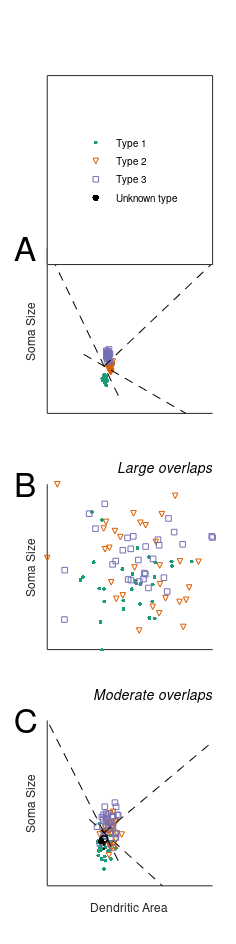

Write MATLAB code to recreate this figure. (Note: this script raises an error after producing the figure.)
clear all, close all

disp('Setting random seed...')
beep
rng(1)

center = [0 0; 1 1; 0.5 2] + 2;

spread = [0.2 3 0.7];

nDots = 30;

color = [27,158,119;
         217,95,2;
         117,112,179] / 255;


fNameMask = 'FIGS/cartoon-cluster-separation-summary.eps'
% fNameMask = 'FIGS/cartoon-cluster-separation-summary.pdf'

showText = {'No overlaps','Large overlaps','Moderate overlaps'}

figure


%%%%%%%%%%%%%%%%%%%%%%%%%%%%%%%%%%%%%%%%%%%%%%%%%%%%%%%%%%%%%%%%%%%%%%%%%%%%

nPanels = 3; %4

if(nPanels == 4)
  subplot(nPanels,1,1)

  r = RGCclass(0);
  r.lazyLoad();
  r.RGC(1).drawNeuron(true,false)
  
  axis tight
  a = axis();
  text(a(1) - 0.2 * (a(2)-a(1)), ...
       a(4),char('A'), ...
       'fontsize', 24)
  axis off
  title('')
end



%%%%%%%%%%%%%%%%%%%%%%%%%%%%%%%%%%%%%%%%%%%%%%%%%%%%%%%%%%%%%%%%%%%%%%%%%%%%

xMean = zeros(3,1);
yMean = zeros(3,1);

markers = '.vs';
markersize = [9 4 4];
for i = 1:3
  if(nPanels == 4)
    subplot(nPanels,1,i+1)    
  else
    subplot(nPanels,1,i)
  end
  
  for j = 1:3
    
    x = spread(i)*randn(nDots,1) + center(j,1);
    y = spread(i)*randn(nDots,1) + center(j,2);
    
    pl(j) = plot(x,y,markers(j),'color',color(j,:),'markersize',markersize(j))
    hold on
    
    xMean(j) = mean(x);
    yMean(j) = mean(y);
    
    % plot(xMean(j),yMean(j),'*','color',color(j,:))
    % text(xMean(j),yMean(j),num2str(j))
    
  end

  if(i == 3)
    xq = 1.5; yq = 2.5;
    pl(4) = plot(xq,yq,'k.','markersize',15)
    text(xq-0.45,yq,'?','fontsize',15)
  end
 
  
  if(i == 3)
    legend(pl,{'Type 1','Type 2', 'Type 3','Unknown type'})
  end
  
  
  box off
  
  set(gca,'xtick',[])
  set(gca,'ytick',[])
  
  if(i == 3)
    xlabel('Dendritic Area','fontsize',10)
  end
  ylabel('Soma Size','fontsize',10)
    
  set(gca,'fontsize',8)
  pos = get(gca,'position');
  pos(3) = pos(3)/3;
  set(gca,'position',pos)

  axis tight 
  
  
  [vx,vy] = voronoi(xMean,yMean);
  
  k = 5;
  vx(3,:) = k*(vx(2,:) - vx(1,:)) + vx(1,:);
  vy(3,:) = k*(vy(2,:) - vy(1,:)) + vy(1,:);  
  
  plot(vx,vy,'k--')
  

  a = axis();

  text(a(1) - 0.20 * (a(2)-a(1)), ...
       a(4),char('A' + i - 1), ...
       'fontsize', 24)
  
  t = text(a(2),a(4)+0.1*(a(4)-a(1)),showText{i}, ...
           'fontangle','italic', ...
           'horizontalalignment','right','fontsize',10);




  
end


ch = get(gcf,'children')

for i = 1:4
  p(i,:) = get(ch(i),'position');
end

w = 0.70; h = 0.2;
s = 0.05;

set(gcf,'paperunits','centimeters')
set(gcf,'units','centimeters')
set(gcf,'papersize',[6 24])
set(gcf,'paperposition',[0 0 6 24])

% set(ch(1),'position',[0.2 s         w h])
% set(ch(2),'position',[0.2 (2*s+h)   w h])
% set(ch(3),'position',[0.2 (3*s+2*h) w h])
% set(ch(4),'position',[0.2 (4*s+3*h) w h])

 set(ch(2),'position',[0.2 s         w h])
 set(ch(3),'position',[0.2 (2*s+h)   w h])
 set(ch(4),'position',[0.2 (3*s+2*h) w h])
 set(ch(1),'position',[0.2 (4*s+3*h-0.08) w h])
 
 
for i = [2 3 4]
  pbaspect(ch(i),[1 1 1])
end



fName = sprintf(fNameMask,i);
% saveas(gcf,fName,'eps')
% print(fName,'-dpdf','-r300')
printA4(fName)



